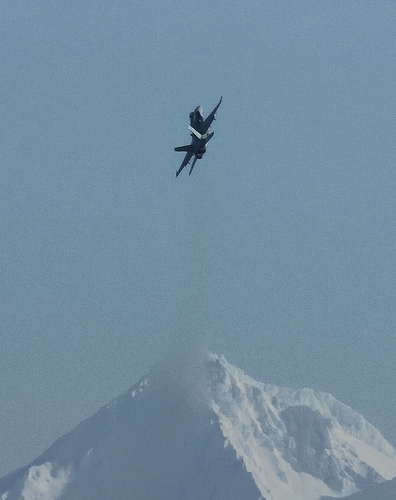
#> input picture images/img_2009_001858.jpg, 396 x 500 px
$ python L0_serial.py images/img_2009_001858.jpg images/img_ADE_val_00001086.jpg
#> lines starting #> are read from the running program, lines starting #| are printed output that depends on the picture; after the words box and inside, x2 and y2 are one past the last pixel; in counts of white or black regions, pixels touching at a corner belong together; long printed decimals are rounded
### L0_helpers.py
import numpy as np
import math

# Convert point-spread function to optical transfer function
def psf2otf(psf, outSize=None):
  # Prepare psf for conversion
  data = prepare_psf(psf, outSize)

  # Compute the OTF
  otf = np.fft.fftn(data)

  return np.complex64(otf)

def prepare_psf(psf, outSize=None, dtype=None):
  if not dtype:
    dtype=np.float32

  psf = np.float32(psf)

  # Determine PSF / OTF shapes
  psfSize = np.int32(psf.shape)
  if not outSize:
    outSize = psfSize
  outSize = np.int32(outSize)

  # Pad the PSF to outSize
  new_psf = np.zeros(outSize, dtype=dtype)
  new_psf[:psfSize[0],:psfSize[1]] = psf[:,:]
  psf = new_psf

  # Circularly shift the OTF so that PSF center is at (0,0)
  #shift = -(psfSize / 2)
  #psf = circshift(psf, shift)

  return psf

# Circularly shift array
# [5 lines left out: function circshift, not called in this run]

### L0_serial.py
# Import Libraries
import numpy as np
import cv2
import argparse
import time

# Import User Libraries
import L0_helpers

# Image File Path
image_r = "images/flowers.jpg"
image_w = "out_serial.png"

# L0 minimization parameters
kappa = 2.0
_lambda = 2e-2

# Verbose output
verbose = False

def L0_smooth(input_path, output_path, kappa=2.0, _lambda=2e-2, verbose=False):
  # Set parameters

#> called with input_path = 'images/img_2009_001858.jpg', output_path = 'images/img_ADE_val_00001086.jpg', kappa = 2, _lambda = 0.02, verbose = False
  image_r = input_path
  image_w = output_path

  # Read image I
  image = cv2.imread(image_r)
#> image is the input picture: shape (500, 396, 3); mean B, G, R 160.4, 141.6, 114.8

  # Timers
  step_1 = 0.0
  step_2 = 0.0
  step_2_fft = 0.0

  # Start time
  start_time = time.time()

  # Validate image format
  N, M, D = np.int32(image.shape)
#> N = 500; M = 396; D = 3
  assert D == 3, "Error: input must be 3-channel RGB image"
  print("Processing %d x %d RGB image" % (M, N))
#| Processing 396 x 500 RGB image

  # Initialize S as I
  S = np.float32(image) / 256

  # Compute image OTF
  size_2D = [N, M]
#> size_2D = [500, 396]
  fx = np.int32([[1, -1]])
  fy = np.int32([[1], [-1]])

  otfFx = L0_helpers.psf2otf(fx, size_2D)
  otfFy = L0_helpers.psf2otf(fy, size_2D)

  # Compute F(I)
  FI = np.complex64(np.zeros((N, M, D)))
  FI[:, :, 0] = np.fft.fft2(S[:, :, 0])
  FI[:, :, 1] = np.fft.fft2(S[:, :, 1])
  FI[:, :, 2] = np.fft.fft2(S[:, :, 2])

  # Compute MTF
  MTF = np.power(np.abs(otfFx), 2) + np.power(np.abs(otfFy), 2)
  MTF = np.tile(MTF[:, :, np.newaxis], (1, 1, D))

  # Initialize buffers
  h = np.float32(np.zeros((N, M, D)))
  v = np.float32(np.zeros((N, M, D)))
  dxhp = np.float32(np.zeros((N, M, D)))
  dyvp = np.float32(np.zeros((N, M, D)))
  FS = np.complex64(np.zeros((N, M, D)))

  # Iteration settings
  beta_max = 1e5;
  beta = 2 * _lambda
  iteration = 0

  # Done initializing
  init_time = time.time()

  # Iterate until desired convergence in similarity
  while beta < beta_max:

    if verbose:
      print("ITERATION %i" % iteration)

    ### Step 1: estimate (h, v) subproblem

    # subproblem 1 start time
    s_time = time.time()

    # compute dxSp
    h[:, 0:M - 1, :] = np.diff(S, 1, 1)
    h[:, M - 1:M, :] = S[:, 0:1, :] - S[:, M - 1:M, :]

    # compute dySp
    v[0:N - 1, :, :] = np.diff(S, 1, 0)
    v[N - 1:N, :, :] = S[0:1, :, :] - S[N - 1:N, :, :]

    # compute minimum energy E = dxSp^2 + dySp^2 <= _lambda/beta
    t = np.sum(np.power(h, 2) + np.power(v, 2), axis=2) < _lambda / beta
    t = np.tile(t[:, :, np.newaxis], (1, 1, 3))

    # compute piecewise solution for hp, vp
    h[t] = 0
    v[t] = 0

    # subproblem 1 end time
    e_time = time.time()
    step_1 = step_1 + e_time - s_time
    if verbose:
      print("-subproblem 1: estimate (h,v)")
      print("--time: %f (s)" % (e_time - s_time))

    ### Step 2: estimate S subproblem

    # subproblem 2 start time
    s_time = time.time()

    # compute dxhp + dyvp
    dxhp[:, 0:1, :] = h[:, M - 1:M, :] - h[:, 0:1, :]
    dxhp[:, 1:M, :] = -(np.diff(h, 1, 1))
    dyvp[0:1, :, :] = v[N - 1:N, :, :] - v[0:1, :, :]
    dyvp[1:N, :, :] = -(np.diff(v, 1, 0))
    normin = dxhp + dyvp

    fft_s = time.time()
    FS[:, :, 0] = np.fft.fft2(normin[:, :, 0])
    FS[:, :, 1] = np.fft.fft2(normin[:, :, 1])
    FS[:, :, 2] = np.fft.fft2(normin[:, :, 2])
    fft_e = time.time()
    step_2_fft += fft_e - fft_s

    # solve for S + 1 in Fourier domain
    denorm = 1 + beta * MTF
    FS[:, :, :] = (FI + beta * FS) / denorm

    # inverse FFT to compute S + 1
    fft_s = time.time()
    S[:, :, 0] = np.float32((np.fft.ifft2(FS[:, :, 0])).real)
    S[:, :, 1] = np.float32((np.fft.ifft2(FS[:, :, 1])).real)
    S[:, :, 2] = np.float32((np.fft.ifft2(FS[:, :, 2])).real)
    fft_e = time.time()
    step_2_fft += fft_e - fft_s

    # subproblem 2 end time
    e_time = time.time()
    step_2 = step_2 + e_time - s_time
    if verbose:
      print("-subproblem 2: estimate S + 1")
      print("--time: %f (s)" % (e_time - s_time))
      print("")

    # update beta for next iteration
    beta *= kappa
    iteration += 1
#> this loop made 22 passes
#> pass 1, in L0_smooth, `t = np.sum(np.power(h, 2) + np.power(v, 2), axis=2) < _lambda / beta`:
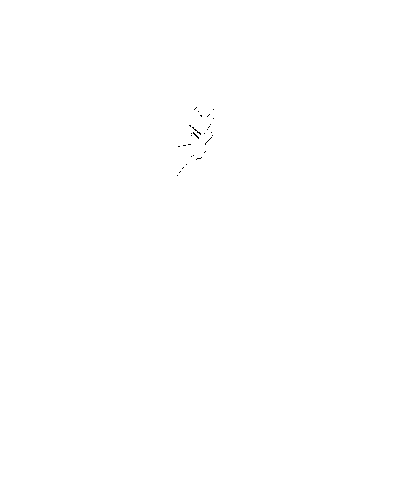
#> t: shape (500, 396) bool; 100% white; black in thin lines or dots, all inside (x1, y1, x2, y2) = (177, 107, 214, 176)
#> pass 2, in L0_smooth, `t = np.sum(np.power(h, 2) + np.power(v, 2), axis=2) < _lambda / beta`:
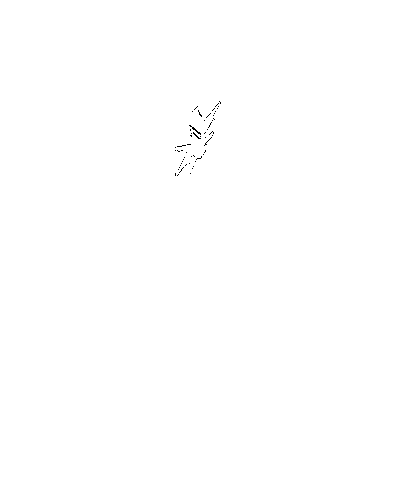
#> t: shape (500, 396) bool; 99.9% white; black in thin lines or dots, all inside (x1, y1, x2, y2) = (175, 101, 221, 176)
#> after the loop:
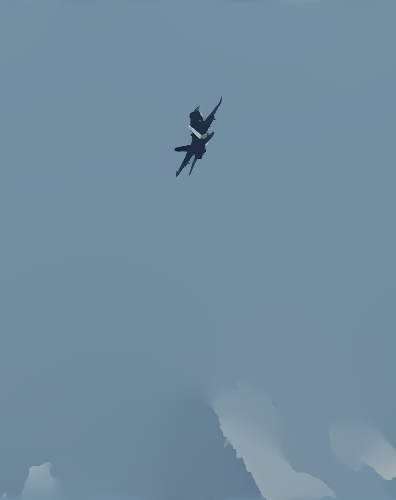
#> S: shape (500, 396, 3) float32; mean B, G, R 0.626, 0.553, 0.449
#> after the loop:
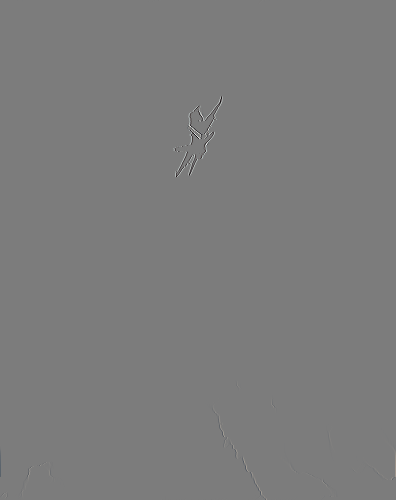
#> dxhp: shape (500, 396, 3) float32; mean B, G, R 4.52e-13, -3.01e-13, -1.05e-12; drawn with min black and max white
#> after the loop, beta = 167772.2; iteration = 22; step_1 = 1.43; step_2 = 0.524; step_2_fft = 0.394

  # Rescale image
  S = S * 256

  # Total end time
  final_time = time.time()

  print("Total Time: %f (s)" % (final_time - start_time))
  print("Setup: %f (s)" % (init_time - start_time))
  print("Step 1: %f (s)" % (step_1))
#| Step 1: 1.432 (s)
  print("Step 2: %f (s)" % (step_2))
#| Step 2: 0.524 (s)
  print("Step 2 (FFT): %f (s)" % (step_2_fft))
#| Step 2 (FFT): 0.3937 (s)
  print("Iterations: %d" % (iteration))
#| Iterations: 22

  cv2.imwrite(image_w, S)

if __name__ == '__main__':
  # Parse arguments
  parser = argparse.ArgumentParser(
      description="Serial implementation of image smoothing via L0 gradient minimization")
  parser.add_argument('image_r', help="input image file")
  parser.add_argument('image_w', help="output image file")
  parser.add_argument('-k', type=float, default=2.0,
      metavar='kappa', help='updating weight (default 2.0)')
  parser.add_argument('-l', type=float, default=2e-2,
      metavar='lambda', help='smoothing weight (default 2e-2)')
  parser.add_argument('-v', '--verbose', action='store_true',
      help='enable verbose logging for each iteration')
  args = parser.parse_args()
  L0_smooth(args.image_r, args.image_w, args.k, args.l, args.verbose)

$ run again, on pictures/dog8.jpeg
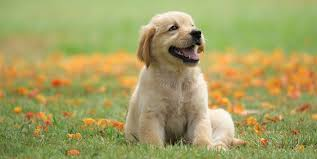
#> input picture pictures/dog8.jpeg, 317 x 159 px
#> in L0_smooth, image is the input picture: shape (159, 317, 3); mean B, G, R 97.6, 158.7, 163.9
#| Processing 317 x 159 RGB image
#> after the loop in L0_smooth, `while beta < beta_max:`:
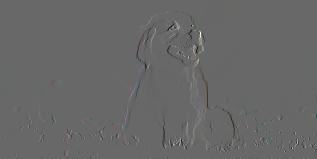
#> h: shape (159, 317, 3) float32; mean B, G, R -1.77e-05, -8.12e-06, -1.27e-06; drawn with min black and max white
#> after the loop in L0_smooth, `while beta < beta_max:`:
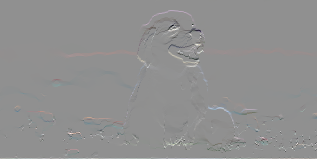
#> v: shape (159, 317, 3) float32; mean B, G, R 4.15e-05, 2.79e-05, 2.45e-05; drawn with min black and max white
#> after the loop in L0_smooth, `while beta < beta_max:`: beta = 167772.2; iteration = 22; step_1 = 0.358; step_2 = 0.263; step_2_fft = 0.233
#| Step 1: 0.3583 (s)
#| Step 2: 0.2628 (s)
#| Step 2 (FFT): 0.2326 (s)
#| Iterations: 22
